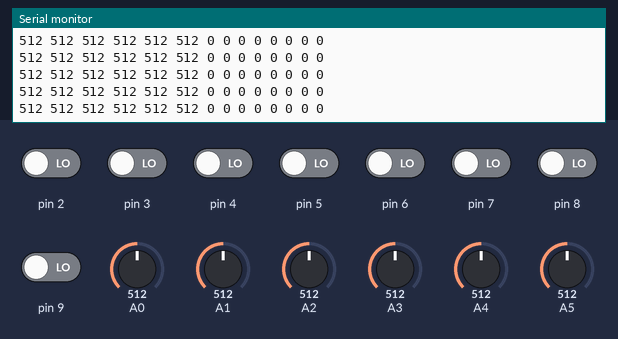
Simulated run of this sketch. Board: Arduino Uno, built with avr-gcc and run on an emulated ATmega328P. Shown: the last lines printed to the serial monitor. The inputs (shaded band) are chosen by the test bench; at power-on: pin 2–9 LOW, A0 = 512, A1 = 512, A2 = 512, A3 = 512, A4 = 512, A5 = 512.

Above: at 1.2 s.
1.3 s: A0 set to 108
At 1.39 s:
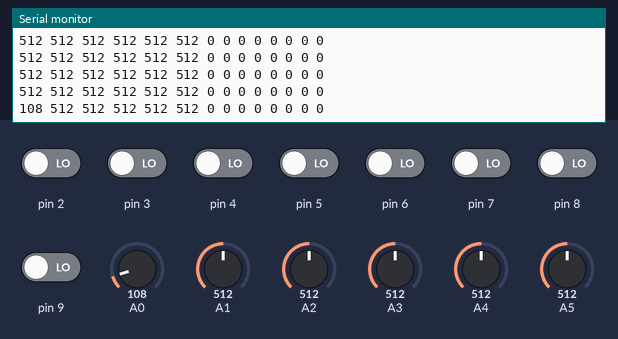
4.3 s: A0 set to 95
At 4.33 s:
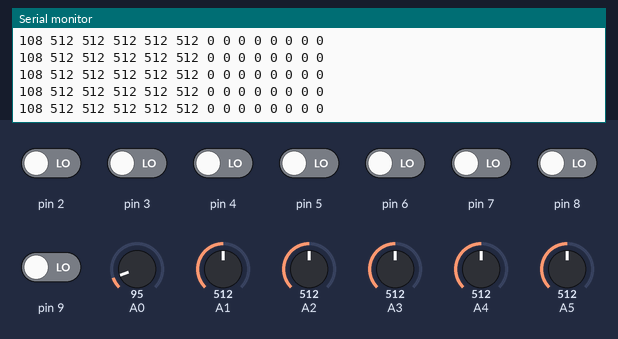
7.3 s: A1 set to 111
At 7.33 s:
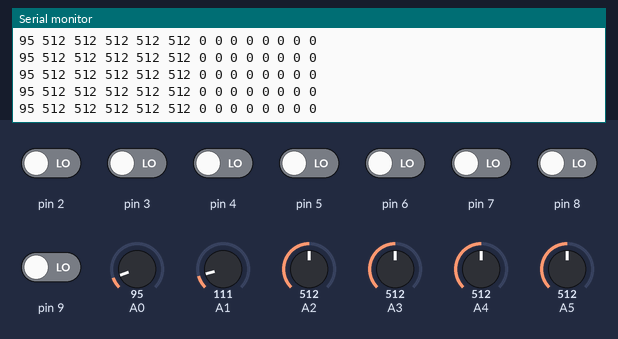
8.8 s: A1 set to 91
At 8.83 s:
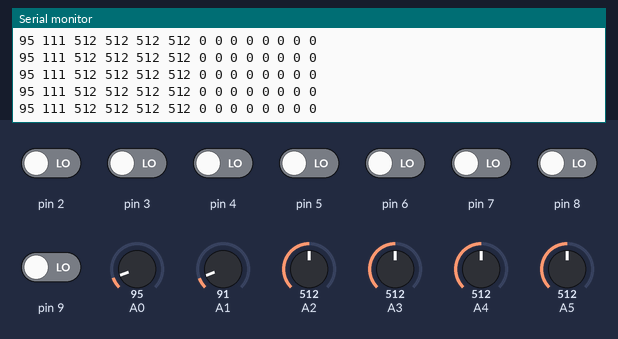
10.3 s: A2 set to 109
At 10.33 s:
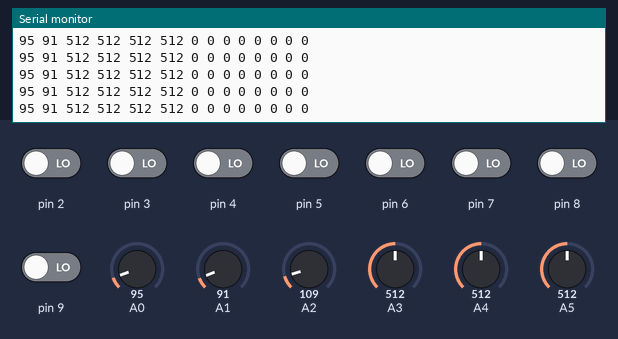
11.8 s: A2 set to 88
At 11.83 s:
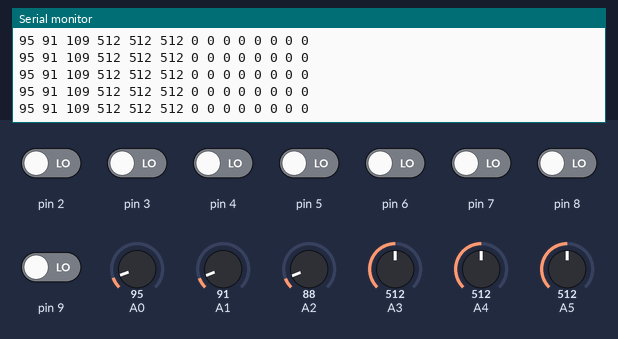
Timing chart, 0 to 14.8 s (numbered marks = the images above; inputs shaded):
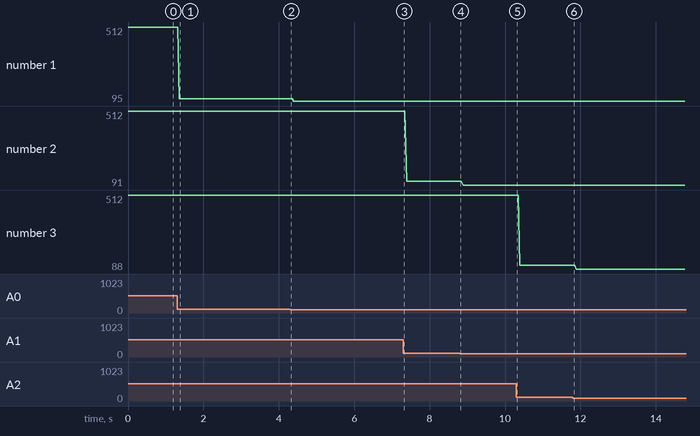

The sketch:

Read_all_sensors.ino
```cpp
/*
  Read_all_sensors

  Reads A0-A5 and D2-D9.

  This example code is edited from one available in the public domain. http://www.arduino.cc/en/Tutorial/AnalogReadSerial

  Edited by Berit Greinke on 23 Nov 2021.

  Upload and then close Arduino. Sensors can now be read in Max.
*/

// the setup routine runs once when you press reset:
void setup() {
  // initialize serial communication at 9600 bits per second:
  Serial.begin(9600);
}

// the loop routine runs over and over again forever:
void loop() {
  // read the input on analog pin 0:
  int sensorValue_A0 = analogRead(0);
  int sensorValue_A1 = analogRead(1);
  int sensorValue_A2 = analogRead(2);
  int sensorValue_A3 = analogRead(3);
  int sensorValue_A4 = analogRead(4);
  int sensorValue_A5 = analogRead(5);

  int sensorValue_D2= digitalRead(2);
  int sensorValue_D3= digitalRead(3);
  int sensorValue_D4= digitalRead(4);
  int sensorValue_D5= digitalRead(5);
  int sensorValue_D6= digitalRead(6);
  int sensorValue_D7= digitalRead(7);
  int sensorValue_D8= digitalRead(8);
  int sensorValue_D9= digitalRead(9);

 // print out the value you read:

  Serial.print(sensorValue_A0);
  Serial.print(" ");
  Serial.print(sensorValue_A1);
  Serial.print(" ");
  Serial.print(sensorValue_A2);
  Serial.print(" ");
  Serial.print(sensorValue_A3);
  Serial.print(" ");
  Serial.print(sensorValue_A4);
  Serial.print(" ");
  Serial.print(sensorValue_A5);
  Serial.print(" ");
  Serial.print(sensorValue_D2);
  Serial.print(" ");
  Serial.print(sensorValue_D3);
  Serial.print(" ");
  Serial.print(sensorValue_D4);
  Serial.print(" ");
  Serial.print(sensorValue_D5);
  Serial.print(" ");
  Serial.print(sensorValue_D6);
  Serial.print(" ");
  Serial.print(sensorValue_D7);
  Serial.print(" ");
  Serial.print(sensorValue_D8);
  Serial.print(" ");
  Serial.println(sensorValue_D9);

  delay(10);        // delay in between reads for stability
}
```

Measured:
- after the input at 1.3 s, the serial monitor: prints a new line after 0.07 s (image 1)
- plotted number 1: 512 → 108 after the input at 1.3 s, 108 → 95 after the input at 4.3 s
- plotted number 2: 512 → 111 after the input at 7.3 s, 111 → 91 after the input at 8.8 s
- plotted number 3: 512 → 109 after the input at 10.3 s, 109 → 88 after the input at 11.8 s
